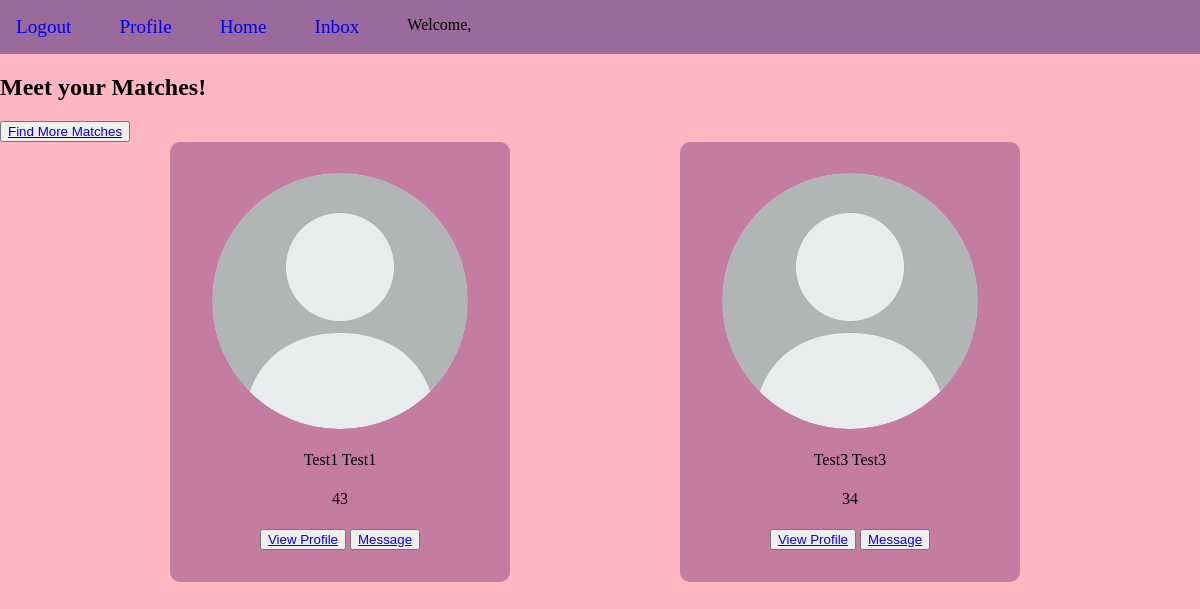
Before: /matchmaking/ (signed in) with the older database file.
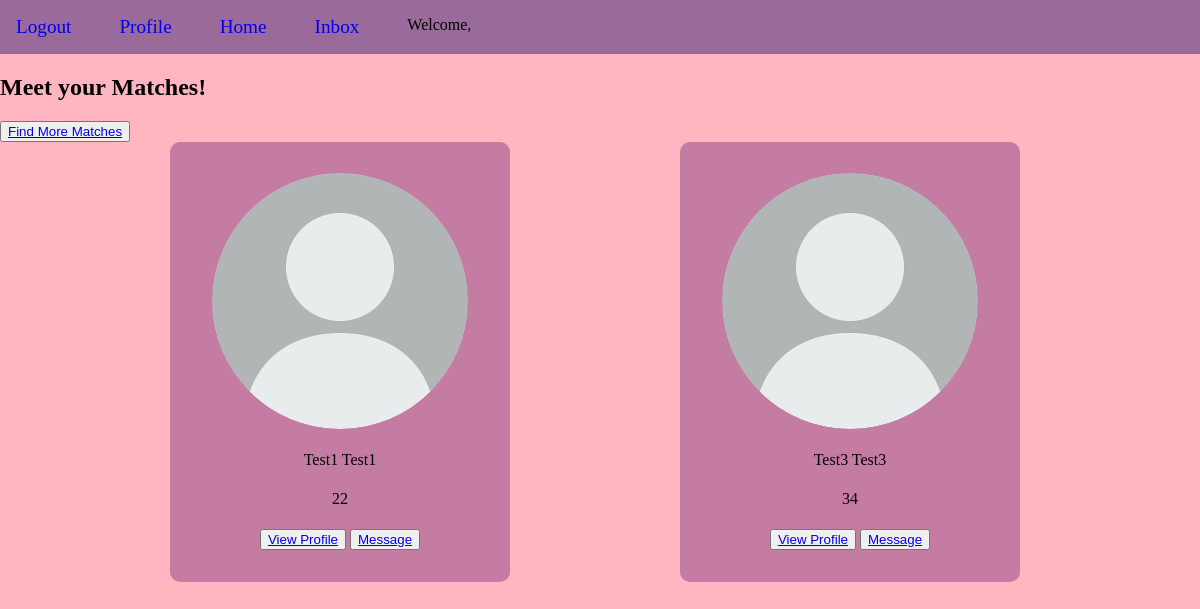
After: the same page with the newer database file.
### app/models.py (models this page shows, shortened)
class PersonalityProfile(models.Model):
    user_profile = models.ForeignKey(
        DatingProfile,
        on_delete=models.CASCADE,
        related_name="dating_profile_user",
        null=True,
    )
    created = models.BooleanField(default=False)
    yes_or_no_options = (("Yes", "YES"), ("No", "NO"))
    what_are_you_looking_for_options = (
        ("long-term", "Long-term partner"),
        ("short-term", "Short-term partner"),
        ("firguring-out", "Still figuring out"),
    )
    music_options = (
        ("metal", "METAL"),
        ("classic", "CLASSIC"),
        ("country", "COUNTRY"),
        ("pop", "POP"),
        ("hip-hop", "HIP-HOP"),
        ("gospel", "GOSPEL"),
    )
    outdoor_indoor_options = (("outdoor", "OUTDOOR"), ("indoor", "INDOOR"))
    what_do_you_do_for_fun_options = (
        ("hiking", "HIKING"),
        ("gaming", "GAMING"),
        ("reading", "READING"),
        ("singing", "SINGING"),
        ("sports", "SPORTS"),
        ("dancing", "DANCING"),
        ("travel", "TRAVEL"),
        ("poetry", "POETRY"),
        ("music", "MUSIC"),
    )
    movie_genre_options = (
        ("horror", "HORROR"),
        ("romance", "ROMANCE"),
        ("comedy", "COMEDY"),
        ("action", "ACTION"),
        ("anime", "ANIME"),
        ("sci-fi", "SCI-FI"),
    )
    hobby_options = (
        ("biking", "BIKING"),
        ("knitting", "KNITTING"),
        ("painting", "PAINTING"),
        ("bird-watching", "BIRD-WATCHING"),
        ("antiquing", "ANTIQUING"),
        ("couch-potato", "COUCH-POTATO"),
        ("kayaking", "KAYAKING"),
        ("swimming", "SWIMMING"),
    )
    sport_interest_options = (
        ("baseball", "BASEBALL"),
        ("basketball", "BASKETBALL"),
        ("tennis", "TENNIS"),
        ("football", "FOOTBALL"),
        ("soccer", "SOCCER"),
        ("skate", "SKATING"),
        ("golf", "GOLF"),
    )
    interests = models.CharField(
        max_length=50, choices=what_are_you_looking_for_options, null=True
    )
    do_you_like_drinking = models.CharField(
        max_length=50, choices=yes_or_no_options, null=True
    )
    are_you_active = models.CharField(
        max_length=50, choices=yes_or_no_options, null=True
    )
    music_pick = models.CharField(max_length=300, choices=music_options, null=True)
    outdoor_indoor_pick = models.CharField(
        max_length=50, choices=outdoor_indoor_options, null=True
    )
    what_do_you_do_for_fun_pick = models.CharField(
        max_length=300, choices=what_do_you_do_for_fun_options, null=True
    )
    movie_pick = models.CharField(
        max_length=300, choices=movie_genre_options, null=True
    )
    hobby_pick = models.CharField(max_length=300, choices=hobby_options, null=True)
    sport_pick = models.CharField(
        max_length=300, choices=sport_interest_options, null=True
    )

class DatingProfile(models.Model):
    user_profile = models.ForeignKey(
        Profile,
        on_delete=models.CASCADE,
        related_name="dating_profile_user",
        null=True,
    )
    created = models.BooleanField(default=False)
    profile_pic = models.ImageField(
        default="default_pic.jpg",
        null=True,
        blank=True,
    )
    gender_options = (("Male", "MALE"), ("Female", "FEMALE"))
    interested_in_options = ("Men", "MEN"), ("Women", "WOMEN"), ("Both", "BOTH")
    yes_or_no_options = (("Yes", "YES"), ("No", "NO"))
    gender = models.CharField(max_length=50, choices=gender_options, null=True)
    age = models.IntegerField(null=True)
    interested_in = models.CharField(
        max_length=50, choices=interested_in_options, null=True
    )
    smoker = models.CharField(max_length=50, choices=yes_or_no_options, null=True)
    drinker = models.CharField(max_length=50, choices=yes_or_no_options, null=True)
    occupation = models.CharField(max_length=50, null=True)
    bio = models.TextField(null=True)
    favorite_place_ever_been = models.TextField(null=True)

class Profile(models.Model):
    user = models.OneToOneField(User, null=True, on_delete=models.CASCADE)
    first_name = models.CharField(null=True, max_length=255)
    last_name = models.CharField(null=True, max_length=255)

### app/views.py (the view)
# urls.py: path("matchmaking/", matchmakingView, name="matchmaking"),
@login_required(login_url="login")
def matchmakingView(request):
    user = request.user.profile
    user_dating_profile = DatingProfile.objects.get(user_profile=user)
    user_personality_profile = PersonalityProfile.objects.get(
        user_profile=user_dating_profile
    )
    choice2 = PersonalityProfile.objects.filter(
        user_profile__interested_in=user_dating_profile.interested_in,
        do_you_like_drinking=user_personality_profile.do_you_like_drinking,
        outdoor_indoor_pick=user_personality_profile.outdoor_indoor_pick,
        movie_pick=user_personality_profile.movie_pick,
        hobby_pick=user_personality_profile.hobby_pick,
    )
    choice3 = PersonalityProfile.objects.filter(
        user_profile__interested_in=user_dating_profile.interested_in,
        do_you_like_drinking=user_personality_profile.do_you_like_drinking,
        music_pick=user_personality_profile.music_pick,
        movie_pick=user_personality_profile.movie_pick,
        sport_pick=user_personality_profile.sport_pick,
    )
    choice4 = PersonalityProfile.objects.filter(
        user_profile__interested_in=user_dating_profile.interested_in,
        interests=user_personality_profile.interests,
        outdoor_indoor_pick=user_personality_profile.outdoor_indoor_pick,
        what_do_you_do_for_fun_pick=user_personality_profile.what_do_you_do_for_fun_pick,
        hobby_pick=user_personality_profile.hobby_pick,
    )
    choice1 = PersonalityProfile.objects.filter(
        user_profile__interested_in=user_dating_profile.interested_in,
        interests=user_personality_profile.interests,
        music_pick=user_personality_profile.music_pick,
        what_do_you_do_for_fun_pick=user_personality_profile.what_do_you_do_for_fun_pick,
        sport_pick=user_personality_profile.sport_pick,
    )
    choices = {
        "1": [choice1],
        "2": [choice2],
        "3": [choice3],
        "4": [choice4],
    }
    random_potential_partners = key, val = random.choice(list(choices.items()))
    context = {
        "random_potential_partners": random_potential_partners,
        "key": key,
        "val": val,
        "user": user,
    }
    return render(request, "matchmaking.html", context)

### app/templates/matchmaking.html (shortened to what this page needs)
{%extends 'base.html'%} {% block content%}
<h2 class = "match-making-title">Meet your Matches!</h2>
<button> <a href= "{% url "matchmaking"%}">Find More Matches</a></button>
<div id="matches">
  {% for set in val %}
  {% for object in set%}
    {% if user != object.user_profile.user_profile  %}
    <div id="partner-cards">
          <img src="{{object.user_profile.profile_pic.url}}" id="partner-img"/>
          <div id = "partner-name">
            {{object.user_profile.user_profile.first_name}}
            {{ object.user_profile.user_profile.last_name}}
          </div>
          <div id = "partner_age">
            {{ object.user_profile.age}}
          </div>
          <div id= "partner_buttons">
          <button> <a href= "{% url "partner" object.id %}" >View Profile</a></button>
          <button> <a href= "{% url "send_message" object.id %}" >Message</a></button>
          </div>
    </div>
    {% endif %}
    {%endfor%}
    {%endfor%}
</div>
{%endblock content%}

Changed rows visible on the page:
changed PersonalityProfile "Test1": user_profile.age "43" → "22"
